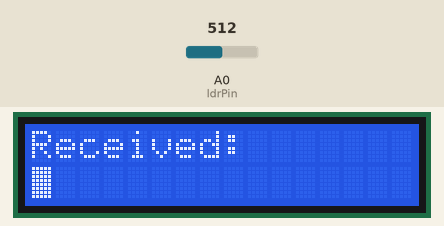
Recording of a sketch running on a simulated Arduino Uno, built with avr-gcc and run on an emulated ATmega328P. Shown: 16×2 character LCD. The inputs (shaded band) are chosen by the test bench; at power-on: A0 (ldrPin) = 512. What the sketch prints to the serial monitor is not drawn.

Above: at 5.0 s.
5.1 s: A0 (ldrPin) set to 488
At 7.5 s:
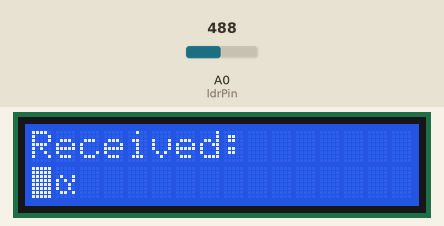
8.1 s: A0 (ldrPin) set to 510
10.8 s: A0 (ldrPin) set to 490
At 12.5 s:
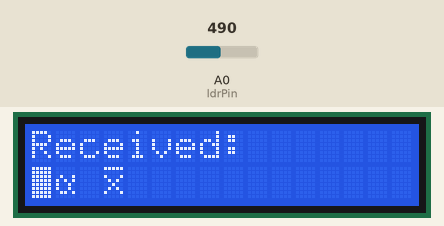
13.2 s: A0 (ldrPin) set to 511
15.6 s: A0 (ldrPin) set to 306
At 17.5 s:
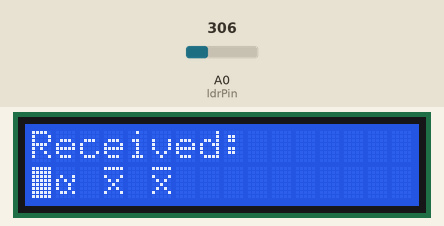
18.0 s: A0 (ldrPin) set to 716
At 22.7 s:
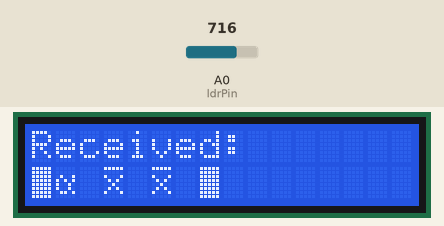
Timing chart, 0 to 24.2 s (numbered marks = the images above; inputs shaded):
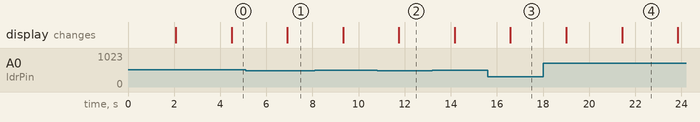

Measured:
- the behaviour switches between 501 and 500 on A0 (ldrPin) (found by bisection; images 0 and 1)
- after the input at 5.1 s, the display: changes after 1.8 s (image 1)
- after the input at 10.8 s, the display: changes after 0.95 s (image 2)
- after the input at 15.6 s, the display: changes after 0.99 s (image 3)

The sketch:

sketch_oct19b.ino
```cpp
#include <Wire.h>
#include <LiquidCrystal_I2C.h>

// LCD setup (I2C address 0x27, 16x2 display)
LiquidCrystal_I2C lcd(0x27, 16, 2);

int ldrPin = A0;          // LDR connected to Analog pin A0
int threshold = 500;      // Adjust depending on light intensity
String receivedBits = ""; // Store incoming bits
String receivedWord = ""; // Store decoded word

void setup() {
  lcd.init();
  lcd.backlight();
  lcd.setCursor(0, 0);
  lcd.print("Li-Fi Receiver");
  delay(2000);
  lcd.clear();
  Serial.begin(9600);
}

void loop() {
  int sensorValue = analogRead(ldrPin);

  // Detect light ON (flash as "1")
  if (sensorValue > threshold) {
    receivedBits += "1";
    delay(300); // debounce for one bit
  }
  // Detect light OFF (flash as "0")
  else {
    receivedBits += "0";
    delay(300);
  }

  // Decode after 8 bits = 1 character
  if (receivedBits.length() >= 8) {
    char letter = (char) strtol(receivedBits.c_str(), NULL, 2);

    // Append character to word
    receivedWord += letter;

    // Print word on LCD
    lcd.clear();
    lcd.setCursor(0, 0);
    lcd.print("Received:");
    lcd.setCursor(0, 1);
    lcd.print(receivedWord);

    // Debugging on Serial Monitor
    Serial.print("Letter received: ");
    Serial.println(letter);
    Serial.print("Word so far: ");
    Serial.println(receivedWord);

    // Reset bit buffer for next character
    receivedBits = "";

    // Limit word length to 15 letters (LCD fits 16 chars per line)
    if (receivedWord.length() >= 15) {
      lcd.clear();
      lcd.setCursor(0, 0);
      lcd.print("Final Msg:");
      lcd.setCursor(0, 1);
      lcd.print(receivedWord);
      delay(5000); // Show final message for 5 sec

      // Reset for next message
      receivedWord = "";
    }
  }
}
```
